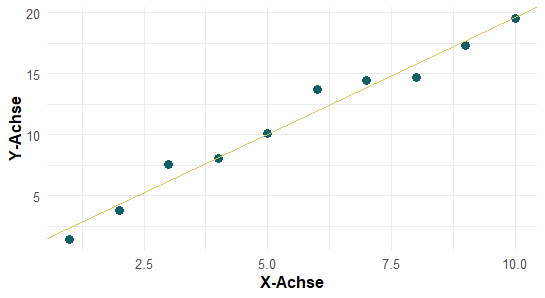

This figure's R source:
# Installiere ggplot2, wenn es noch nicht installiert ist
# install.packages("ggplot2")

# Lade das ggplot2-Paket
library(ggplot2)

# Erstelle Daten mit mindestens 10 Punkten
set.seed(123)  # Für die Reproduzierbarkeit der Zufallsdaten
x <- 1:10
y <- 2*x + rnorm(10)

# Erstelle ein Datenrahmen
data <- data.frame(x, y)

# Führe eine lineare Regression durch
lm_model <- lm(y ~ x, data=data)

# Projiziere die Punkte auf die Gerade
data$y_proj <- predict(lm_model, data)

# Berechne die Varianz der auf die Gerade projizierten Punkte
var_proj <- var(data$y_proj)

# Erstelle die Plot-Grafik
ggplot(data, aes(x, y)) +
  geom_point(color = "#115E67", size = 3, shape = 16) +  # Füge Punkte hinzu und passe Farbe, Größe und Form an
  geom_abline(intercept = coef(lm_model)[1], slope = coef(lm_model)[2], linetype="solid", color="#D9C756") +  # Füge die ursprüngliche Gerade hinzu und passe Farbe und Linientyp an
  labs(x="X-Achse",
       y="Y-Achse") +
  theme_minimal() +  # Wähle ein minimalistisches Design
  theme(plot.title = element_text(hjust = 0.5, size = 14, face = "bold"),  # Zentriere und passe die Größe des Titels an
        axis.title = element_text(size = 12, face = "bold"),  # Passe die Größe der Achsentitel an
        axis.text = element_text(size = 10),  # Passe die Größe der Achsentexte an
        legend.position="none")  # Entferne die Legende (da wir keine spezifischen Legendeninformationen haben)
